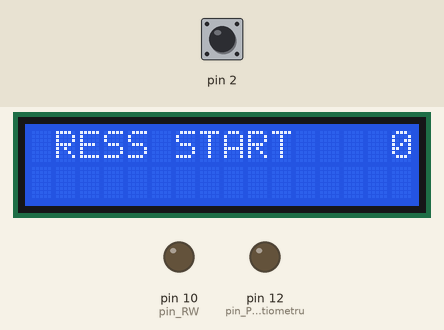
Recording of a sketch running on a simulated Arduino Uno, built with avr-gcc and run on an emulated ATmega328P. On the bench: 16×2 character LCD, output pins drawn as LEDs (lit = HIGH). The test bench sets the inputs (shaded band); at power-on: pin 2 HIGH. Random numbers use the default seed unless the sketch sets one.

Above: at 1.2 s.
1.3 s: pin 2 driven LOW
At 1.56 s:
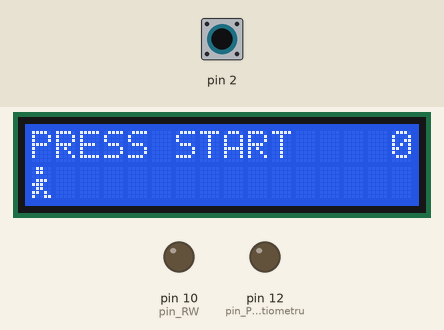
2.8 s: pin 2 pulsed HIGH 2 times (0.12 s each, 0.3 s apart)
At 3.54 s:
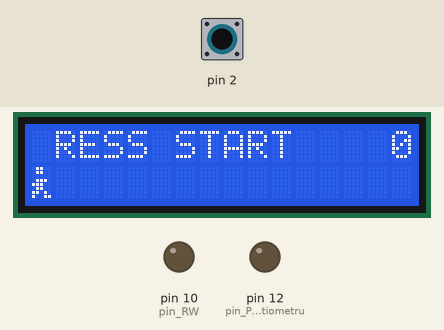
Timing chart, 0 to 5.8 s (numbered marks = the images above; inputs shaded):
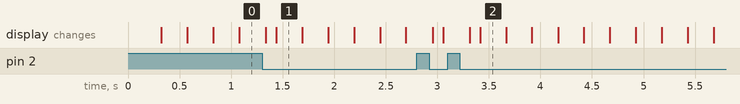

The sketch:

Proiect_PMP_g30235.ino
```cpp
#include <LiquidCrystal.h>
LiquidCrystal lcd(7, 6, 5, 4, 3, 2);

int b1;

//Variabile ajutatoare pentru claritatea codului
#define pin_RW 10
#define pin_Potentiometru 12


#define dimensiuneRand 16
#define pozitie_om_orizontal 1
#define pozitie_om_run1 1
#define pozitie_om_run2 2
//avem mai multe pozitii pe care omuletul le va avea pe parcursul
//sariturii. Astfel, pe traiectoria sa se vor afla 8 pozitii pana la
//executarea unui salt complet
#define jump_1 3
#define jump_2 4
#define jump_3 5
#define jump_4 6
#define jump_5 7
#define jump_6 8
#define jump_7 9
#define jump_8 10


static char randSus[dimensiuneRand + 1];
static char randJos[dimensiuneRand + 1];
static bool started = false;

void graphic_units(){

  static byte graphic_unit[]={
    //pozitie fuga 1
    B01100,
    B01100,
    B00000,
    B01110,
    B11100,
    B01100,
    B11010,
    B10011,
    //pozitie fuga 2
    B01100,
    B01100,
    B00000,
    B01100,
    B01100,
    B01100,
    B01100,
    B01110,
    //sari
    B01100,
    B01100,
    B00000,
    B11110,
    B01101,
    B11111,
    B10000,
    B00000,
    //cazi
    B11110,
    B01101,
    B11111,
    B10000,
    B00000,
    B00000,
    B00000,
    B00000,
  };
  for(int i=0; i<7; i++){
    lcd.createChar(i+1, &graphic_unit[i * 8]);
  }

  //initializam vectorii de mapa cu spatii goale
  for(int i = 0; i < dimensiuneRand; i++){
       randSus[i] = ' ';
       randJos[i] = ' ';
  }
}


//rutina atasata intreruperii
void buttonPush(){
     started = true;
}


bool cazuriJoc(byte poz, char* randSus, char* randJos, int score){

  char pozSus = randSus[1];
  char pozJos = randJos[1];
  char auxpozSus, auxpozJos;
  switch(poz){
     case 0: //empty
      auxpozSus = ' ';
      auxpozJos = ' ';
      break;
     case pozitie_om_run1:
      auxpozSus = ' ';
      auxpozJos = 1; //fugi poz 1
      break;
    case pozitie_om_run2:
      auxpozSus = ' ';
      auxpozJos = 2; //fugi poz 2
      break;
    case jump_1:
    case jump_8:
      auxpozSus = ' ';
      auxpozJos = 3; //jump
      break;
    case jump_2:
    case jump_7:
      auxpozSus = ' ';
      auxpozJos = 4; //partea de jos a omuletului cand sare
      break;
    case jump_3:
    case jump_4:
    case jump_5:
    case jump_6:
      auxpozSus = 3; //jump
      auxpozJos = ' ';
      break;
  }

 bool crash = false;

  if(auxpozSus != ' '){
     randSus[1] = auxpozSus;
    if(pozSus == ' '){
        crash = false;
    }
    else{
        crash = true;
    }
  }

  if(auxpozJos != ' '){
     randJos[1] = auxpozJos;
      if(pozJos == ' '){
        crash |= false;
    }
    else{
        crash |= true;
    }

  }

  byte cifre_scor = (score > 9999) ? 5 : (score > 999) ? 4 : (score > 99) ? 3 : (score > 9) ? 2 : 1;

  randSus[dimensiuneRand] = '\0';
  randJos[dimensiuneRand] = '\0';
  char aux = randSus[16-cifre_scor];
  randSus[16-cifre_scor] = '\0';
  lcd.setCursor(0,0);
  lcd.print(pozSus);
  randSus[16-cifre_scor] = aux;
  lcd.setCursor(0,1);
  lcd.print(pozJos);

  lcd.setCursor(16 - cifre_scor, 0);
  lcd.print(score);

  randSus[1] = auxpozSus;
  randJos[1] = auxpozJos;

  return crash;
}


void generareObstacole(char *traseu, byte obstacolNou){
  for(int i = 0; i < dimensiuneRand; i++){
     char currentPoz = traseu[i];
     char urmator;
    if(i == dimensiuneRand - 1){
        urmator = obstacolNou;
    }
    else{
        urmator = traseu[i+1];
    }

    switch(currentPoz){
        case ' ':
          if(urmator == 5){
            traseu[i] = 6;
          }
          else{
            traseu[i] = 0;
          }
          break;
        case 5:
          if(urmator == ' '){
               traseu[i] = 7;
          }
          else{
               traseu[i] = 5;
          }
            break;
        case 6:
          traseu[i] = 5;
          break;
        case 7:
          traseu[i] = ' ';
          break;
    }

  }

}

void setup() {
  // put your setup code here, to run once:
  pinMode(pin_RW, OUTPUT);
  digitalWrite(pin_RW, LOW);
  pinMode(pin_Potentiometru, OUTPUT);
  digitalWrite(pin_Potentiometru, LOW);

  pinMode(4, INPUT_PULLUP);

  attachInterrupt(0, buttonPush, FALLING);

  graphic_units();

  lcd.begin(16,2);


}

void loop() {
  // put your main code here, to run repeatedly:
  static byte pozitie_om = pozitie_om_run1;
  static bool playing = false;
  static bool preGame = false;
  static int scor = 0;
  static byte obstacolNou = 0;
  static byte lungimeObstacolUrmator = 1;


  if(!playing){
    cazuriJoc((preGame) ? 0 : pozitie_om, randSus, randJos, scor);
    if(preGame){
        lcd.setCursor(0,0);
        lcd.print("PRESS START");
    }
     delay(250);
     preGame = !preGame;
     if(started){
     graphic_units();
     pozitie_om = pozitie_om_run1;
     playing = true;
     started = false;
     scor = 0;
    }
    return;
  }

  //shiftam traseul la stanga pentru a crea iluzia cursivitatii
  if(obstacolNou == 1){
    generareObstacole(randJos, 5);
  }
  else{
    generareObstacole(randJos, ' ');
  }

  if(obstacolNou == 2){
    generareObstacole(randSus, 5);
  }
  else{
    generareObstacole(randSus, ' ');
  }

  //generam obstacole random care sa fie shiftate dinspre dreapta la stanga
  if(--lungimeObstacolUrmator == 0){
    if(obstacolNou == 0){
      if(random(3) == 0){
         obstacolNou = 1;
      }
      else{
          obstacolNou = 2;
      }
      lungimeObstacolUrmator = 2 + random(5);
    }
    else{
      obstacolNou = 0;
      lungimeObstacolUrmator = 5 + random(5);
    }
  }

  if(started){
     if(pozitie_om <= 2) pozitie_om = 3; //jump
     started = false;
  }

  if(cazuriJoc(pozitie_om, randSus, randJos, scor)){
    playing = false; //coliziune, ceau joc
  }
  else{
    if(pozitie_om == 2 || pozitie_om == jump_8){
       pozitie_om = 1;
    }
    else if( (pozitie_om >= jump_3 && pozitie_om <= jump_5) && randJos[1] != ' '){
         pozitie_om = jump_8;
    }
    else if (pozitie_om >= 9 && randJos[1] == ' '){
       pozitie_om = jump_5;
    }
    else{
        pozitie_om++;
    }
    scor++;

 }
delay(100);
}
```
